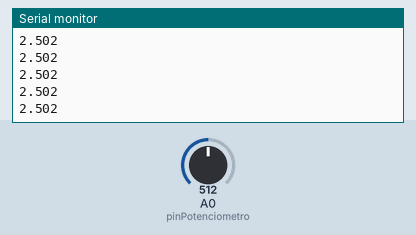
A sketch run on a simulated Arduino Uno, built with avr-gcc and run on an emulated ATmega328P. On the bench: the last lines printed to the serial monitor. The inputs (shaded band) are chosen by the test bench; at power-on: A0 (pinPotenciometro) = 512.

Above: at 1.2 s.
1.3 s: A0 (pinPotenciometro) set to 716
At 2.0 s:
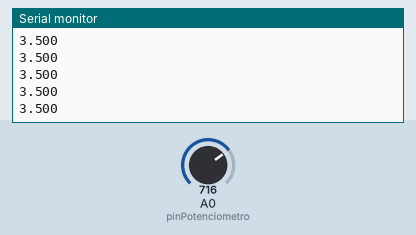
2.8 s: A0 (pinPotenciometro) set to 900
At 3.4 s:
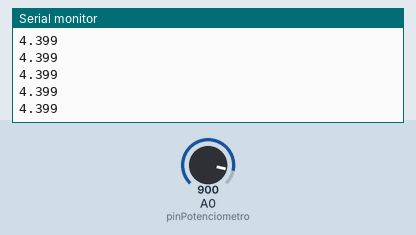
Timing chart, 0 to 5.8 s (numbered marks = the images above; inputs shaded):
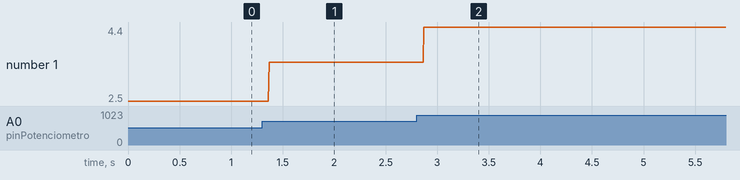

The sketch:

A013_potenciometro_analogread.ino
```cpp
/*
 * Lectura de estado de un potenciometro.
 * 2014. Arduino Gran Canaria.
 */

// Declaracion de variables
int pinPotenciometro = 0; // Declarar el pin de lectura del potenciometro
int valor; // Declarar variable lectura del potenciometro
float voltaje; // Declarar vaiable del voltaje

// Inicializacion del sistema
void setup() {
  // Inicializar la biblioteca Serial
  Serial.begin(9600);
}

// Bucle principal
void loop() {
  // Obtener el valor del potenciometro
  valor = analogRead(pinPotenciometro);
  // Conversion a voltaje
  voltaje = valor / 1023.0 * 5.0;
  // Imprimir en Serial el valor del potenciometro
  Serial.println(voltaje, 3);
}
```

Measured:
- after the input at 1.3 s, the serial monitor: prints a new line after 0.07 s (image 1)
- after the input at 2.8 s, the serial monitor: prints a new line after 0.07 s (image 2)
- plotted number 1: 2.5 → 3.5 after the input at 1.3 s, 3.5 → 4.4 after the input at 2.8 s
